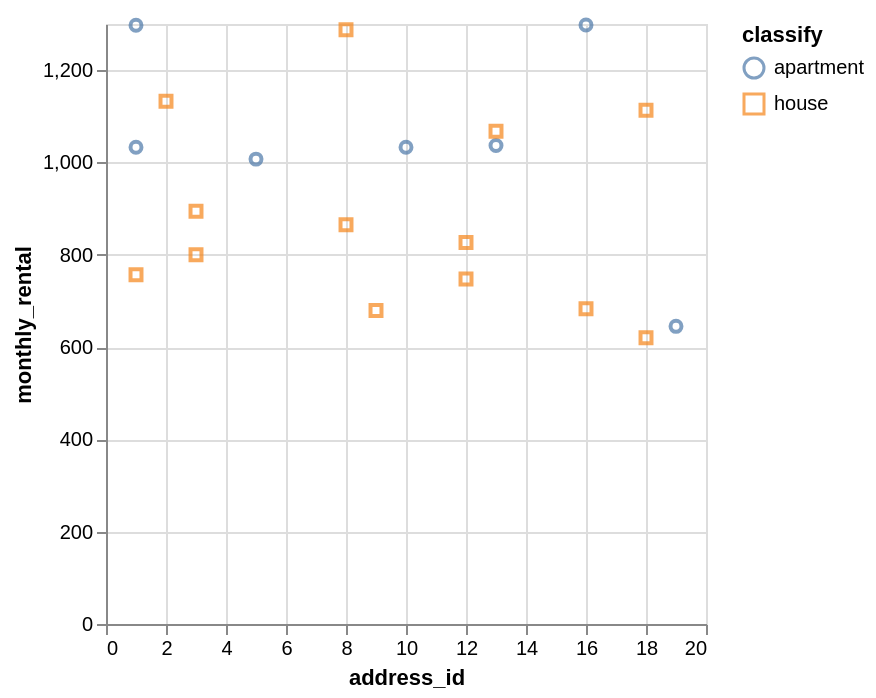

Source (Vega-Lite JSON):
### Vega-Lite specification from a JSON file in a GitHub repository (floating-point values rounded to 4 significant figures)
{"data": {"values": [{"x_data": 16, "y_data": 1298.0, "classify": "apartment"}, {"x_data": 1, "y_data": 1297.0, "classify": "apartment"}, {"x_data": 13, "y_data": 1037.0, "classify": "apartment"}, {"x_data": 10, "y_data": 1033.0, "classify": "apartment"}, {"x_data": 1, "y_data": 1033.0, "classify": "apartment"}, {"x_data": 5, "y_data": 1007.0, "classify": "apartment"}, {"x_data": 19, "y_data": 644.9, "classify": "apartment"}, {"x_data": 8, "y_data": 1288.0, "classify": "house"}, {"x_data": 2, "y_data": 1133.0, "classify": "house"}, {"x_data": 18, "y_data": 1113.0, "classify": "house"}, {"x_data": 13, "y_data": 1068.0, "classify": "house"}, {"x_data": 3, "y_data": 894.1, "classify": "house"}, {"x_data": 8, "y_data": 865.3, "classify": "house"}, {"x_data": 12, "y_data": 826.4, "classify": "house"}, {"x_data": 3, "y_data": 800.1, "classify": "house"}, {"x_data": 1, "y_data": 756.7, "classify": "house"}, {"x_data": 12, "y_data": 747.5, "classify": "house"}, {"x_data": 16, "y_data": 683.1, "classify": "house"}, {"x_data": 9, "y_data": 679.3, "classify": "house"}, {"x_data": 18, "y_data": 620.3, "classify": "house"}]}, "mark": "point", "encoding": {"x": {"field": "x_data", "type": "quantitative", "title": "address_id", "scale": {"zero": "false"}}, "y": {"field": "y_data", "type": "quantitative", "title": "monthly_rental", "scale": {"zero": "false"}}, "color": {"field": "classify", "type": "nominal"}, "shape": {"field": "classify", "type": "nominal"}}}
